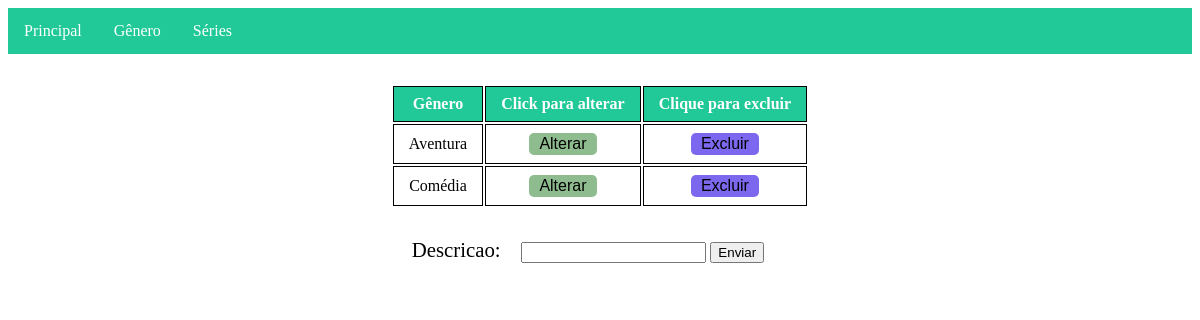
Page /genero/ on the earlier database version.
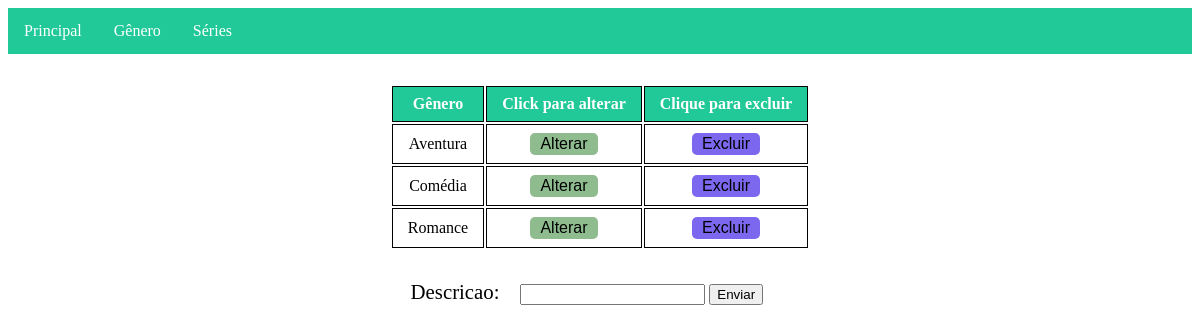
Same page on the later database version.
### genero/models.py (models this page shows, shortened)
class Genero(models.Model):
    descricao = models.CharField(max_length=50)

### genero/views.py (the view, shortened to what this page needs)
# urls.py: path('',views.cadastro,name='cadastro'),
def cadastro(request):
    form = forms.GeneroForm()
    generos_list = models.Genero.objects.order_by('descricao');
    data_dict={'form':form,'generos_records':generos_list}
    return render(request,'genero/genero.html',data_dict)

### genero/forms.py
class GeneroForm(forms.ModelForm):
    class Meta:
        model = Genero
        fields = '__all__'

### templates/genero/genero.html (shortened to what this page needs)
<!DOCTYPE html>
{% load static %}
<html lang="pt-br">
<head>
    <link href="{% static 'css/menu.css' %}" rel="stylesheet" type="text/css" />
    <link href="{% static 'css/crud.css' %}" rel="stylesheet" type="text/css" />
</head>
<body>
{% include '../menu.html' %}
<main>
<div class="container">
    <div class="divForm">
        <div>
            {% if generos_records %}
            <table>
                <thead>
                    <tr>
                        <th>Gênero</th>
                        <th>Click para alterar</th>
                        <th>Clique para excluir</th>
                    </tr>
                </thead>
                <tbody>
                    {% for genero in generos_records %}
                    <tr>
                    <td>{{ genero.descricao }}</td>
                    <td><button class="list-button editar-button">Alterar</button></td>
                    <td><button class="list-button apagar-button" onClick="deleteItem({{ genero.id }})">Excluir</button></td>
                    </tr>
                    {% endfor %}
                </tbody>
            </table>
            {% else %}
            <p>Nenhum dado cadastrado</p>
            {% endif %}
        </div>
        <form onsubmit="/genero" id="form-genero" method="post">
            {{form}}
            <input type="submit" id="submit-button" value="Enviar" />
        </form>
    </div>
</div>
</main>
</body>
</html>

### templates/menu.html (shortened to what this page needs)
<!doctype html>
<header>
    <nav>
        <ul>
            <li><a href="/principal">Principal</a></li>
             <li><a href="/genero">Gênero</a></li>
             <li><a href="/principal">Séries</a></li>
        </ul>
    </nav>
</header>

### static/css/menu.css (style rules this page uses)
ul { list-style-type: none; margin: 0; padding: 0; overflow: hidden; background-color: #20c997; }
li { float: left; }
li a { display: block; color: #ffffff; text-align: center; padding: 14px 16px; text-decoration: none; }

### static/css/crud.css (style rules this page uses)
form { margin: 30px; }
form label { display: inline; text-align: center; font-size: 1.3em; padding: 1em; }
.container { display:flex; flex-direction:column; justify-content: center; align-items: center; }
table { margin: 30px; text-align: center; }
thead { background: #20c997; color: white; font-weight: bold; }
td,th { border: 1px solid black; padding: 8px 15px; }
.list-button { border: none; border-radius: 5px; padding: 2px 10px; font-size: 1em; }
.apagar-button { background: mediumslateblue; }
.editar-button { background: darkseagreen; }

Differences in the rows shown:
added Genero: descricao "Romance"
